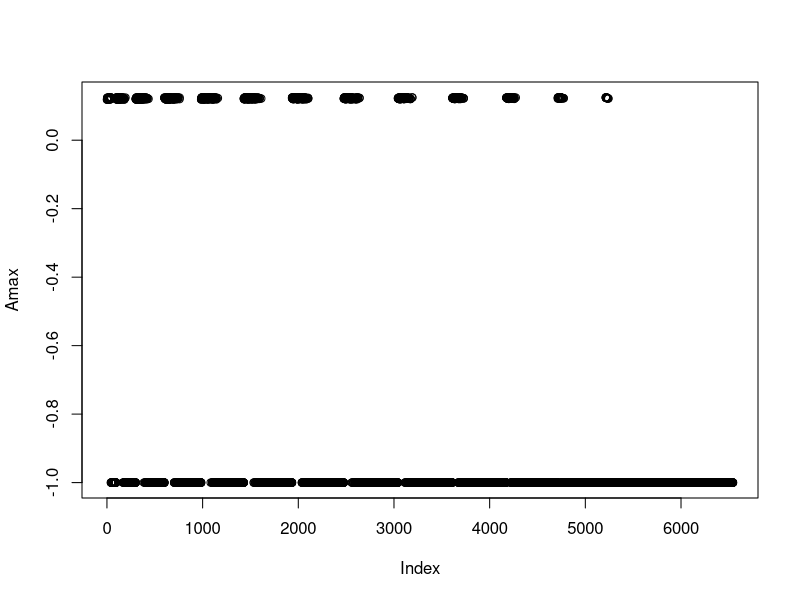

Write the R code that produced this figure.
A = read.table("temp.txt")
R = c()
Amax = rep(-1, nrow(A))
for (i in 1:nrow(A) ) {
  guess = rep(-1, nrow(A))
  for (j in 1:nrow(A)) {
    f1 = A[i,1] / A[i,2]
    f2 = A[j,1] / A[j,2]
    
    g1 = A[i,3]
    g2 = A[j,3]
    rrmse = sqrt(  ((f1-f2)/f1  )**2    +   ( (g1-g2)/g1  )**2  )
    if (rrmse > 0.125) break
 # R = c(R, rrmse)
  guess[j] =  rrmse
  }
  Amax[i] = max(guess)
  print(max(guess))
  if ( Amax[i] < 0.125 &Amax[i] > 0 ) print(A[i,])
}

0.519

plot(Amax)
A[which(Amax < 0.142),]


quantile(A[[1]]/A[[2]])

quantile(A[[3]])




######26500 93500 3360


